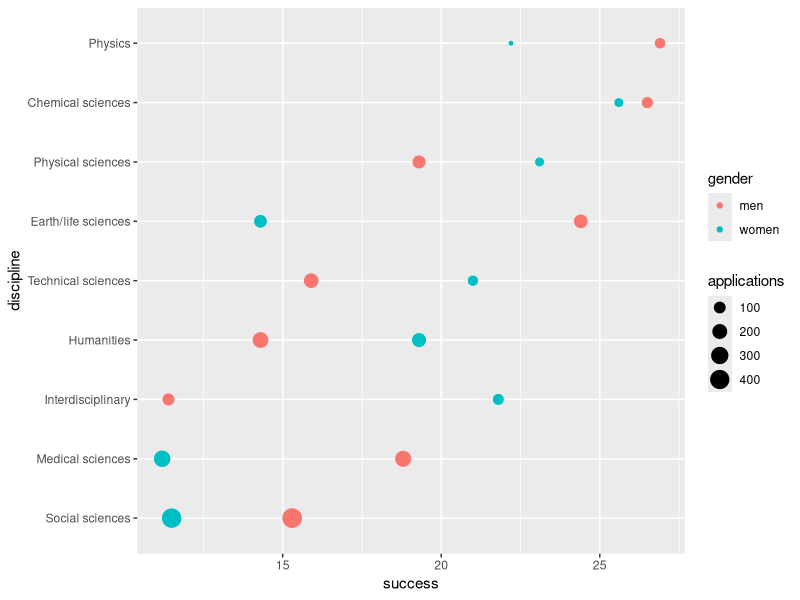
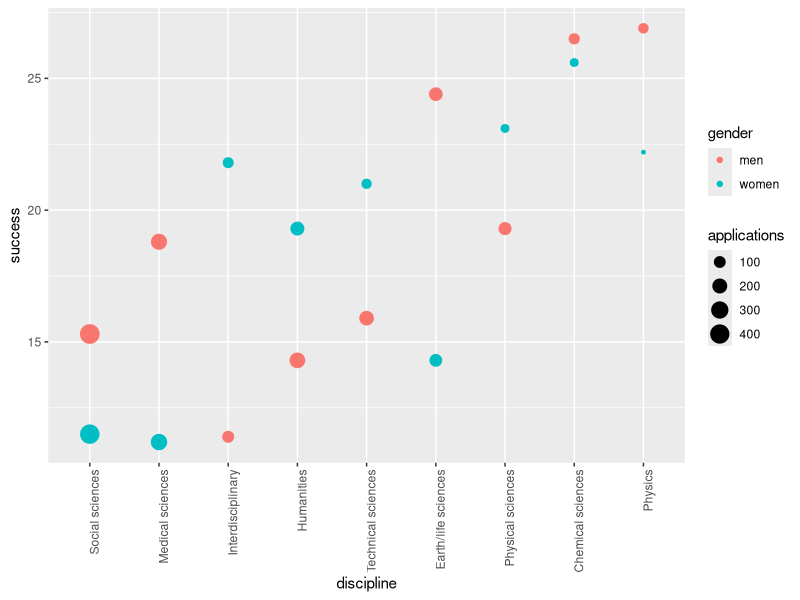

Generate these figures, in order, with R:
library(dslabs)
library(tidyverse)
data("research_funding_rates")
research_funding_rates


    tabela <- research_funding_rates %>% 
      mutate(not_award_men = applications_men - awards_men,
             not_award_women = applications_women - awards_women) %>%
      summarize(awards = sum(awards_men),
                not_award = sum(not_award_men),
                awards_women_total = sum(awards_women),
                not_award_women_total = sum(not_award_women)) %>%
      pivot_longer(c("awards", "not_award"), 
                   names_to = "award", values_to = "men") %>%
      pivot_longer(c("awards_women_total", "not_award_women_total"),
                   values_to = "women") %>%
      select(award, men, women) %>%
      slice(1,4)
      
  
    tabela 
      290/(1345+290)
      177/(177+1011)
      
    tabela %>% select(-award) %>% chisq.test()
      
      
     research_funding_rates %>% 
        mutate(not_award_men = applications_men - awards_men,
               not_award_women = applications_women - awards_women) %>%
        summarize(awards = sum(awards_men),
                  not_award = sum(not_award_men),
                  awards_women_total = sum(awards_women),
                  not_award_women_total = sum(not_award_women)) %>%
        summarize(percent_men = awards/(awards+not_award),
                  percent_women = awards_women_total/(awards_women_total+not_award_women_total))
      
     research_funding_rates %>% 
       mutate(not_award_men = applications_men - awards_men,
              not_award_women = applications_women - awards_women) %>%
       summarize(awards = sum(awards_men),
                 not_award = sum(not_award_men),
                 awards_women_total = sum(awards_women),
                 not_award_women_total = sum(not_award_women)) %>%
       summarize(percent_total = 
                   (awards + awards_women_total)/
                   (awards + not_award +awards_women_total + not_award_women_total))
     
     
     
      
#Question 4
     
     dat <- research_funding_rates %>% 
       mutate(discipline = reorder(discipline, success_rates_total)) %>%
       rename(success_total = success_rates_total,
              success_men = success_rates_men,
              success_women = success_rates_women) %>%
       gather(key, value, -discipline) %>%
       separate(key, c("type", "gender")) %>%
       spread(type, value) %>%
       filter(gender != "total")
     dat
     
     dat %>% ggplot(aes(success, discipline, col = gender, size = applications)) + geom_point()
     
     dat %>% ggplot(aes(discipline, success, size = applications, color = gender)) + 
       theme(axis.text.x = element_text(angle = 90, hjust = 1)) +
       geom_point()
     
     dat %>% 
       group_by(discipline) %>%
       summarize(overall = sum(success))  %>%
       arrange(overall)
      
